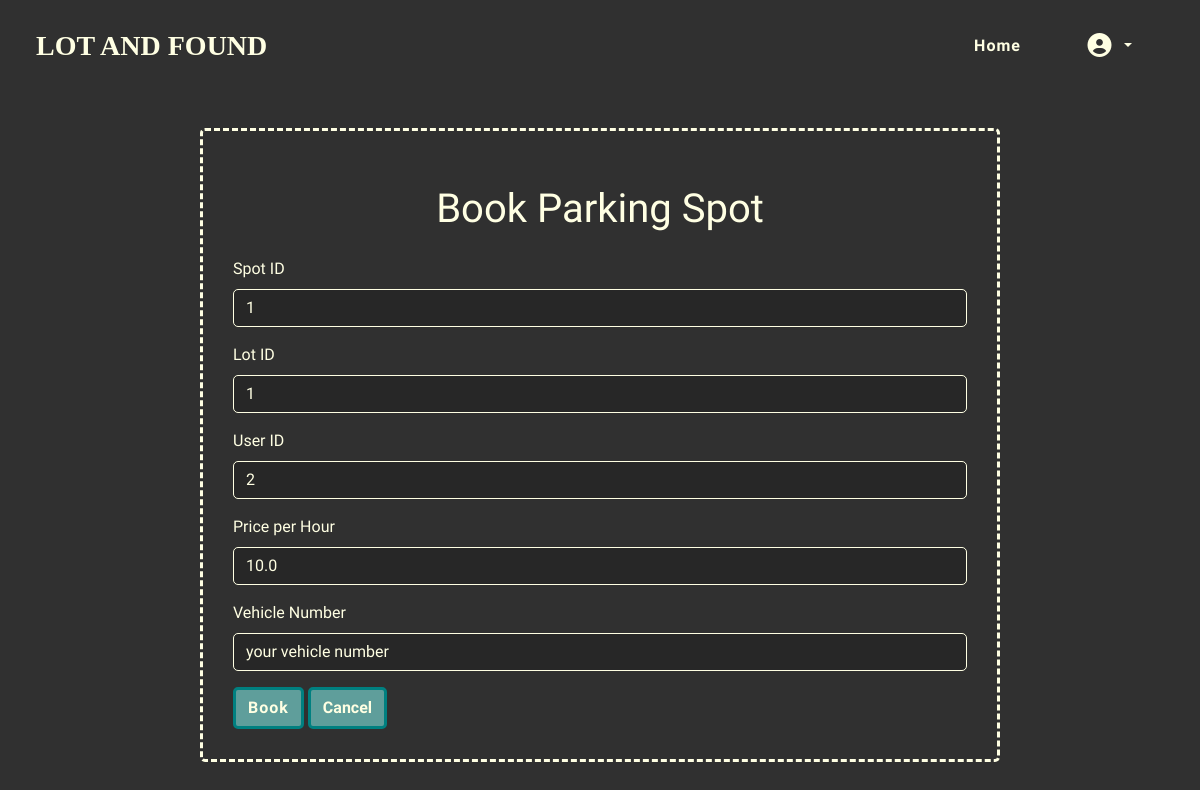
The app's page /lot/1/book-lot (signed in) with its own data.
### models.py (models this page shows)
class Spot(db.Model):
    __tablename__ = 'spot'
    spot_id = db.Column(db.Integer, primary_key=True)
    lot_id = db.Column(db.Integer, db.ForeignKey('lot.lot_id', ondelete='CASCADE'), nullable=False)
    status = db.Column(db.CHAR(1), nullable=False, default='a')

class User(db.Model):
    __tablename__ = 'user'
    user_id = db.Column(db.Integer, primary_key=True)
    email = db.Column(db.String(40), unique=True)
    password = db.Column(db.String(256), nullable=False)
    name = db.Column(db.String(64), nullable=True)
    is_admin = db.Column(db.Boolean, nullable = False, default = False)

class Lot(db.Model):
    __tablename__ = 'lot'
    lot_id = db.Column(db.Integer, primary_key=True)
    prime_loc = db.Column(db.String(30), nullable=False)
    address = db.Column(db.String(150), nullable=False)
    pincode = db.Column(db.CHAR(6), nullable=False)
    price_per_hr = db.Column(db.Double(),nullable = False)
    max_spots = db.Column(db.Integer,nullable=False)
    is_shaded = db.Column(db.Boolean, default=False)
    spots = db.relationship('Spot', backref = 'lot', cascade ="all, delete-orphan", lazy=True)

### routes.py (the view, shortened to what this page needs)
@app.route('/lot/<int:lot_id>/book-lot', methods=['GET','POST'])
@auth_required
def book_lot(lot_id):
    spot = Spot.query.filter_by(lot_id = lot_id,status = 'a').first()
    if not spot:
        flash("Sorry, no spots available in this lot. Please book another lot","error")
        return redirect(url_for('home'))
    lot = Lot.query.get(lot_id)
    user = User.query.get(session["user_id"])
    return render_template("user/book_spot.html", spot = spot, lot = lot, user = user)

### routes.py (called while the page is built)
def auth_required(func):
    @wraps(func)
    def inner(*args, **kwargs):
        if 'user_id' in session:
            return func(*args, **kwargs)
        else:
            flash("Please login first","warning")
            return redirect(url_for('login'))
    return inner

### templates/user/book_spot.html (shortened to what this page needs)
{% extends "base.html" %}
{% block content %}
<div class="container my-5 my-container">
<h1 class="display-6 my-display my-4">Book Parking Spot</h1>
<form class="row g-3" method="POST">
  <div class="col-12">
    <label for="spot_id" class="form-label my-label">Spot ID</label>
    <input type="text" class="form-control my-input" id="spot_id" value="{{spot.spot_id}}" readonly>
  </div>
    <div class="col-12">
    <label for="lot_id" class="form-label my-label">Lot ID</label>
    <input type="text" class="form-control my-input" id="lot_id" value="{{spot.lot_id}}">
  </div>
  <div class="col-12">
    <label for="user_id" class="form-label my-label">User ID</label>
    <input type="text" class="form-control my-input" id="user_id" value="{{user.user_id}}" readonly>
  </div>
  <div class="col-12">
    <label for="price" class="form-label my-label">Price per Hour</label>
    <input type="text" class="form-control my-input" id="price" value="{{lot.price_per_hr}}" readonly>
  </div>
  <div class="col-12">
    <label for="vno" class="form-label my-label">Vehicle Number</label>
    <input type="text" class="form-control my-input" id="vno" name="vno" placeholder="your vehicle number" required>
  </div>
  <div class="col-12">
    <button type="submit" class="btn my-btn">Book</button>
    <a href="{{url_for('home')}}" class="btn my-btn">Cancel</a>
  </div>
</form>
</div>
{% endblock %}

### static/style.css (style rules this page uses)
* { margin:0px; padding:0px; }
body { font-family: 'Reddit Sans Condensed'; background: #303030; min-height:100vh; color:#ffffe3; }
.my-display { font-family:'Jua'; justify-self: center; }
button { letter-spacing: 1px; }
.my-btn, .my-btn-alt:hover { color: #ffffe3; font-weight: bold; background-color: #5F9E9B; border-radius: 5px; border-color: #008080; border-width: 3px; }
.my-input,.my-input:checked { background-color: #272727; border-color:#ffffe3; border-width:1px; border-radius: 5px; color:#ffffe3 !important; }
.my-input::placeholder { color:#ffffe3; }
.my-label { color:#ffffe3 !important; }
a, a:visited { color: #ffffe3; text-decoration: none; }
.my-container { border-style: dashed; border-color: #ffffe3; border-width:3px; border-radius:5px; padding:30px; max-width:800px; justify-content: center; }

### records on screen
Spot: spot_id "1", lot_id "1"
User: user_id "2"
Lot: price_per_hr "10.0"
